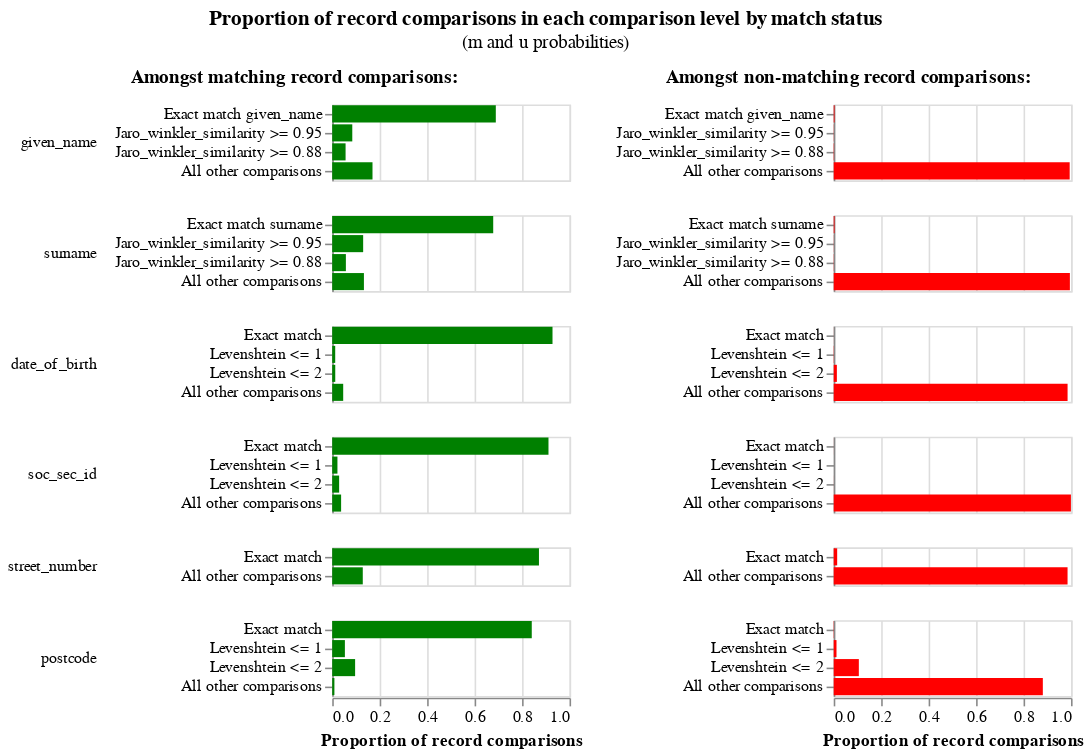

Notebook code cell kept with this figure:
### Markdown cell above
As well as the match weights, which give us an idea of the overall effect of each comparison level, we can also look at the individual `u` and `m` parameter estimates, which tells us about the prevalence of coincidences and mistakes (for further details/explanation about this see [this article](https://www.robinlinacre.com/maths_of_fellegi_sunter/)). We might want to revise aspects of our model based on the information we ascertain here.

Note however that some of these values are very small, which is why the match weight chart is often more useful for getting a decent picture of things.

### Code cell
# linker_simple.m_u_parameters_chart()
linker_detailed.m_u_parameters_chart()

### Figure 1 — Vega-Lite specification as saved in the notebook (floating-point values rounded to 4 significant figures)
{"$schema": "https://vega.github.io/schema/vega-lite/v4.json", "config": {"header": {"title": null}, "title": {"anchor": "middle", "offset": 10}, "view": {"height": 300, "width": 400}}, "data": {"values": [{"bayes_factor": 205.6, "bayes_factor_description": "If comparison level is `exact match given_name` then comparison is 205.61 times more likely to be a match", "comparison_name": "given_name", "comparison_sort_order": 0, "comparison_vector_value": 3, "has_tf_adjustments": true, "is_null_level": false, "label_for_charts": "Exact match given_name", "log2_bayes_factor": 7.684, "m_probability": 0.6894, "m_probability_description": "Amongst matching record comparisons, 68.94% of records are in the exact match given_name comparison level", "max_comparison_vector_value": 3, "probability_two_random_records_match": 0.0002383, "sql_condition": "\"given_name_l\" = \"given_name_r\"", "tf_adjustment_column": "given_name", "tf_adjustment_weight": 1, "u_probability": 0.003353, "u_probability_description": "Amongst non-matching record comparisons, 0.34% of records are in the exact match given_name comparison level"}, {"bayes_factor": 112.6, "bayes_factor_description": "If comparison level is `jaro_winkler_similarity >= 0.95` then comparison is 112.64 times more likely to be a match", "comparison_name": "given_name", "comparison_sort_order": 0, "comparison_vector_value": 2, "has_tf_adjustments": false, "is_null_level": false, "label_for_charts": "Jaro_winkler_similarity >= 0.95", "log2_bayes_factor": 6.816, "m_probability": 0.08457, "m_probability_description": "Amongst matching record comparisons, 8.46% of records are in the jaro_winkler_similarity >= 0.95 comparison level", "max_comparison_vector_value": 3, "probability_two_random_records_match": 0.0002383, "sql_condition": "jaro_winkler_similarity(\"given_name_l\", \"given_name_r\") >= 0.95", "tf_adjustment_column": null, "tf_adjustment_weight": 1, "u_probability": 0.0007508, "u_probability_description": "Amongst non-matching record comparisons, 0.08% of records are in the jaro_winkler_similarity >= 0.95 comparison level"}, {"bayes_factor": 37.45, "bayes_factor_description": "If comparison level is `jaro_winkler_similarity >= 0.88` then comparison is 37.45 times more likely to be a match", "comparison_name": "given_name", "comparison_sort_order": 0, "comparison_vector_value": 1, "has_tf_adjustments": false, "is_null_level": false, "label_for_charts": "Jaro_winkler_similarity >= 0.88", "log2_bayes_factor": 5.227, "m_probability": 0.05631, "m_probability_description": "Amongst matching record comparisons, 5.63% of records are in the jaro_winkler_similarity >= 0.88 comparison level", "max_comparison_vector_value": 3, "probability_two_random_records_match": 0.0002383, "sql_condition": "jaro_winkler_similarity(\"given_name_l\", \"given_name_r\") >= 0.88", "tf_adjustment_column": null, "tf_adjustment_weight": 1, "u_probability": 0.001504, "u_probability_description": "Amongst non-matching record comparisons, 0.15% of records are in the jaro_winkler_similarity >= 0.88 comparison level"}, {"bayes_factor": 0.1707, "bayes_factor_description": "If comparison level is `all other comparisons` then comparison is  5.86 times less likely to be a match", "comparison_name": "given_name", "comparison_sort_order": 0, "comparison_vector_value": 0, "has_tf_adjustments": false, "is_null_level": false, "label_for_charts": "All other comparisons", "log2_bayes_factor": -2.551, "m_probability": 0.1697, "m_probability_description": "Amongst matching record comparisons, 16.97% of records are in the all other comparisons comparison level", "max_comparison_vector_value": 3, "probability_two_random_records_match": 0.0002383, "sql_condition": "ELSE", "tf_adjustment_column": null, "tf_adjustment_weight": 1, "u_probability": 0.9944, "u_probability_description": "Amongst non-matching record comparisons, 99.44% of records are in the all other comparisons comparison level"}, {"bayes_factor": 199.3, "bayes_factor_description": "If comparison level is `exact match surname` then comparison is 199.29 times more likely to be a match", "comparison_name": "surname", "comparison_sort_order": 1, "comparison_vector_value": 3, "has_tf_adjustments": true, "is_null_level": false, "label_for_charts": "Exact match surname", "log2_bayes_factor": 7.639, "m_probability": 0.6785, "m_probability_description": "Amongst matching record comparisons, 67.85% of records are in the exact match surname comparison level", "max_comparison_vector_value": 3, "probability_two_random_records_match": 0.0002383, "sql_condition": "\"surname_l\" = \"surname_r\"", "tf_adjustment_column": "surname", "tf_adjustment_weight": 1, "u_probability": 0.003404, "u_probability_description": "Amongst non-matching record comparisons, 0.34% of records are in the exact match surname comparison level"}, {"bayes_factor": 241.9, "bayes_factor_description": "If comparison level is `jaro_winkler_similarity >= 0.95` then comparison is 241.92 times more likely to be a match", "comparison_name": "surname", "comparison_sort_order": 1, "comparison_vector_value": 2, "has_tf_adjustments": false, "is_null_level": false, "label_for_charts": "Jaro_winkler_similarity >= 0.95", "log2_bayes_factor": 7.918, "m_probability": 0.1304, "m_probability_description": "Amongst matching record comparisons, 13.04% of records are in the jaro_winkler_similarity >= 0.95 comparison level", "max_comparison_vector_value": 3, "probability_two_random_records_match": 0.0002383, "sql_condition": "jaro_winkler_similarity(\"surname_l\", \"surname_r\") >= 0.95", "tf_adjustment_column": null, "tf_adjustment_weight": 1, "u_probability": 0.000539, "u_probability_description": "Amongst non-matching record comparisons, 0.05% of records are in the jaro_winkler_similarity >= 0.95 comparison level"}, {"bayes_factor": 71.2, "bayes_factor_description": "If comparison level is `jaro_winkler_similarity >= 0.88` then comparison is 71.20 times more likely to be a match", "comparison_name": "surname", "comparison_sort_order": 1, "comparison_vector_value": 1, "has_tf_adjustments": false, "is_null_level": false, "label_for_charts": "Jaro_winkler_similarity >= 0.88", "log2_bayes_factor": 6.154, "m_probability": 0.05758, "m_probability_description": "Amongst matching record comparisons, 5.76% of records are in the jaro_winkler_similarity >= 0.88 comparison level", "max_comparison_vector_value": 3, "probability_two_random_records_match": 0.0002383, "sql_condition": "jaro_winkler_similarity(\"surname_l\", \"surname_r\") >= 0.88", "tf_adjustment_column": null, "tf_adjustment_weight": 1, "u_probability": 0.0008088, "u_probability_description": "Amongst non-matching record comparisons, 0.08% of records are in the jaro_winkler_similarity >= 0.88 comparison level"}, {"bayes_factor": 0.1342, "bayes_factor_description": "If comparison level is `all other comparisons` then comparison is  7.45 times less likely to be a match", "comparison_name": "surname", "comparison_sort_order": 1, "comparison_vector_value": 0, "has_tf_adjustments": false, "is_null_level": false, "label_for_charts": "All other comparisons", "log2_bayes_factor": -2.897, "m_probability": 0.1336, "m_probability_description": "Amongst matching record comparisons, 13.36% of records are in the all other comparisons comparison level", "max_comparison_vector_value": 3, "probability_two_random_records_match": 0.0002383, "sql_condition": "ELSE", "tf_adjustment_column": null, "tf_adjustment_weight": 1, "u_probability": 0.9952, "u_probability_description": "Amongst non-matching record comparisons, 99.52% of records are in the all other comparisons comparison level"}, {"bayes_factor": 4274.0, "bayes_factor_description": "If comparison level is `exact match` then comparison is 4,273.80 times more likely to be a match", "comparison_name": "date_of_birth", "comparison_sort_order": 2, "comparison_vector_value": 3, "has_tf_adjustments": false, "is_null_level": false, "label_for_charts": "Exact match", "log2_bayes_factor": 12.06, "m_probability": 0.9283, "m_probability_description": "Amongst matching record comparisons, 92.83% of records are in the exact match comparison level", "max_comparison_vector_value": 3, "probability_two_random_records_match": 0.0002383, "sql_condition": "\"date_of_birth_l\" = \"date_of_birth_r\"", "tf_adjustment_column": null, "tf_adjustment_weight": 1, "u_probability": 0.0002172, "u_probability_description": "Amongst non-matching record comparisons, 0.02% of records are in the exact match comparison level"}, {"bayes_factor": 12.95, "bayes_factor_description": "If comparison level is `levenshtein <= 1` then comparison is 12.95 times more likely to be a match", "comparison_name": "date_of_birth", "comparison_sort_order": 2, "comparison_vector_value": 2, "has_tf_adjustments": false, "is_null_level": false, "label_for_charts": "Levenshtein <= 1", "log2_bayes_factor": 3.695, "m_probability": 0.01261, "m_probability_description": "Amongst matching record comparisons, 1.26% of records are in the levenshtein <= 1 comparison level", "max_comparison_vector_value": 3, "probability_two_random_records_match": 0.0002383, "sql_condition": "levenshtein(\"date_of_birth_l\", \"date_of_birth_r\") <= 1", "tf_adjustment_column": null, "tf_adjustment_weight": 1, "u_probability": 0.000974, "u_probability_description": "Amongst non-matching record comparisons, 0.10% of records are in the levenshtein <= 1 comparison level"}, {"bayes_factor": 0.9639, "bayes_factor_description": "If comparison level is `levenshtein <= 2` then comparison is  1.04 times less likely to be a match", "comparison_name": "date_of_birth", "comparison_sort_order": 2, "comparison_vector_value": 1, "has_tf_adjustments": false, "is_null_level": false, "label_for_charts": "Levenshtein <= 2", "log2_bayes_factor": -0.05304, "m_probability": 0.0128, "m_probability_description": "Amongst matching record comparisons, 1.28% of records are in the levenshtein <= 2 comparison level", "max_comparison_vector_value": 3, "probability_two_random_records_match": 0.0002383, "sql_condition": "levenshtein(\"date_of_birth_l\", \"date_of_birth_r\") <= 2", "tf_adjustment_column": null, "tf_adjustment_weight": 1, "u_probability": 0.01328, "u_probability_description": "Amongst non-matching record comparisons, 1.33% of records are in the levenshtein <= 2 comparison level"}, {"bayes_factor": 0.04695, "bayes_factor_description": "If comparison level is `all other comparisons` then comparison is  21.30 times less likely to be a match", "comparison_name": "date_of_birth", "comparison_sort_order": 2, "comparison_vector_value": 0, "has_tf_adjustments": false, "is_null_level": false, "label_for_charts": "All other comparisons", "log2_bayes_factor": -4.413, "m_probability": 0.04627, "m_probability_description": "Amongst matching record comparisons, 4.63% of records are in the all other comparisons comparison level", "max_comparison_vector_value": 3, "probability_two_random_records_match": 0.0002383, "sql_condition": "ELSE", "tf_adjustment_column": null, "tf_adjustment_weight": 1, "u_probability": 0.9855, "u_probability_description": "Amongst non-matching record comparisons, 98.55% of records are in the all other comparisons comparison level"}, {"bayes_factor": 4994.0, "bayes_factor_description": "If comparison level is `exact match` then comparison is 4,994.44 times more likely to be a match", "comparison_name": "soc_sec_id", "comparison_sort_order": 3, "comparison_vector_value": 3, "has_tf_adjustments": false, "is_null_level": false, "label_for_charts": "Exact match", "log2_bayes_factor": 12.29, "m_probability": 0.9114, "m_probability_description": "Amongst matching record comparisons, 91.14% of records are in the exact match comparison level", "max_comparison_vector_value": 3, "probability_two_random_records_match": 0.0002383, "sql_condition": "\"soc_sec_id_l\" = \"soc_sec_id_r\"", "tf_adjustment_column": null, "tf_adjustment_weight": 1, "u_probability": 0.0001825, "u_probability_description": "Amongst non-matching record comparisons, 0.02% of records are in the exact match comparison level"}, {"bayes_factor": 1970.0, "bayes_factor_description": "If comparison level is `levenshtein <= 1` then comparison is 1,969.57 times more likely to be a match", "comparison_name": "soc_sec_id", "comparison_sort_order": 3, "comparison_vector_value": 2, "has_tf_adjustments": false, "is_null_level": false, "label_for_charts": "Levenshtein <= 1", "log2_bayes_factor": 10.94, "m_probability": 0.022, "m_probability_description": "Amongst matching record comparisons, 2.20% of records are in the levenshtein <= 1 comparison level", "max_comparison_vector_value": 3, "probability_two_random_records_match": 0.0002383, "sql_condition": "levenshtein(\"soc_sec_id_l\", \"soc_sec_id_r\") <= 1", "tf_adjustment_column": null, "tf_adjustment_weight": 1, "u_probability": 1.117e-05, "u_probability_description": "Amongst non-matching record comparisons, 0.00% of records are in the levenshtein <= 1 comparison level"}, {"bayes_factor": 138.1, "bayes_factor_description": "If comparison level is `levenshtein <= 2` then comparison is 138.13 times more likely to be a match", "comparison_name": "soc_sec_id", "comparison_sort_order": 3, "comparison_vector_value": 1, "has_tf_adjustments": false, "is_null_level": false, "label_for_charts": "Levenshtein <= 2", "log2_bayes_factor": 7.11, "m_probability": 0.02915, "m_probability_description": "Amongst matching record comparisons, 2.91% of records are in the levenshtein <= 2 comparison level", "max_comparison_vector_value": 3, "probability_two_random_records_match": 0.0002383, "sql_condition": "levenshtein(\"soc_sec_id_l\", \"soc_sec_id_r\") <= 2", "tf_adjustment_column": null, "tf_adjustment_weight": 1, "u_probability": 0.000211, "u_probability_description": "Amongst non-matching record comparisons, 0.02% of records are in the levenshtein <= 2 comparison level"}, {"bayes_factor": 0.03751, "bayes_factor_description": "If comparison level is `all other comparisons` then comparison is  26.66 times less likely to be a match", "comparison_name": "soc_sec_id", "comparison_sort_order": 3, "comparison_vector_value": 0, "has_tf_adjustments": false, "is_null_level": false, "label_for_charts": "All other comparisons", "log2_bayes_factor": -4.737, "m_probability": 0.03749, "m_probability_description": "Amongst matching record comparisons, 3.75% of records are in the all other comparisons comparison level", "max_comparison_vector_value": 3, "probability_two_random_records_match": 0.0002383, "sql_condition": "ELSE", "tf_adjustment_column": null, "tf_adjustment_weight": 1, "u_probability": 0.9996, "u_probability_description": "Amongst non-matching record comparisons, 99.96% of records are in the all other comparisons comparison level"}, {"bayes_factor": 59.78, "bayes_factor_description": "If comparison level is `exact match` then comparison is 59.78 times more likely to be a match", "comparison_name": "street_number", "comparison_sort_order": 4, "comparison_vector_value": 1, "has_tf_adjustments": true, "is_null_level": false, "label_for_charts": "Exact match", "log2_bayes_factor": 5.902, "m_probability": 0.8712, "m_probability_description": "Amongst matching record comparisons, 87.12% of records are in the exact match comparison level", "max_comparison_vector_value": 1, "probability_two_random_records_match": 0.0002383, "sql_condition": "\"street_number_l\" = \"street_number_r\"", "tf_adjustment_column": "street_number", "tf_adjustment_weight": 1, "u_probability": 0.01457, "u_probability_description": "Amongst non-matching record comparisons, 1.46% of records are in the exact match comparison level"}, {"bayes_factor": 0.1307, "bayes_factor_description": "If comparison level is `all other comparisons` then comparison is  7.65 times less likely to be a match", "comparison_name": "street_number", "comparison_sort_order": 4, "comparison_vector_value": 0, "has_tf_adjustments": false, "is_null_level": false, "label_for_charts": "All other comparisons", "log2_bayes_factor": -2.936, "m_probability": 0.1288, "m_probability_description": "Amongst matching record comparisons, 12.88% of records are in the all other comparisons comparison level", "max_comparison_vector_value": 1, "probability_two_random_records_match": 0.0002383, "sql_condition": "ELSE", "tf_adjustment_column": null, "tf_adjustment_weight": 1, "u_probability": 0.9854, "u_probability_description": "Amongst non-matching record comparisons, 98.54% of records are in the all other comparisons comparison level"}, {"bayes_factor": 740.6, "bayes_factor_description": "If comparison level is `exact match` then comparison is 740.58 times more likely to be a match", "comparison_name": "postcode", "comparison_sort_order": 5, "comparison_vector_value": 3, "has_tf_adjustments": true, "is_null_level": false, "label_for_charts": "Exact match", "log2_bayes_factor": 9.533, "m_probability": 0.8409, "m_probability_description": "Amongst matching record comparisons, 84.09% of records are in the exact match comparison level", "max_comparison_vector_value": 3, "probability_two_random_records_match": 0.0002383, "sql_condition": "\"postcode_l\" = \"postcode_r\"", "tf_adjustment_column": "postcode", "tf_adjustment_weight": 1, "u_probability": 0.001135, "u_probability_description": "Amongst non-matching record comparisons, 0.11% of records are in the exact match comparison level"}, {"bayes_factor": 4.559, "bayes_factor_description": "If comparison level is `levenshtein <= 1` then comparison is 4.56 times more likely to be a match", "comparison_name": "postcode", "comparison_sort_order": 5, "comparison_vector_value": 2, "has_tf_adjustments": false, "is_null_level": false, "label_for_charts": "Levenshtein <= 1", "log2_bayes_factor": 2.189, "m_probability": 0.05341, "m_probability_description": "Amongst matching record comparisons, 5.34% of records are in the levenshtein <= 1 comparison level", "max_comparison_vector_value": 3, "probability_two_random_records_match": 0.0002383, "sql_condition": "levenshtein(\"postcode_l\", \"postcode_r\") <= 1", "tf_adjustment_column": null, "tf_adjustment_weight": 1, "u_probability": 0.01172, "u_probability_description": "Amongst non-matching record comparisons, 1.17% of records are in the levenshtein <= 1 comparison level"}, {"bayes_factor": 0.9112, "bayes_factor_description": "If comparison level is `levenshtein <= 2` then comparison is  1.10 times less likely to be a match", "comparison_name": "postcode", "comparison_sort_order": 5, "comparison_vector_value": 1, "has_tf_adjustments": false, "is_null_level": false, "label_for_charts": "Levenshtein <= 2", "log2_bayes_factor": -0.1341, "m_probability": 0.09648, "m_probability_description": "Amongst matching record comparisons, 9.65% of records are in the levenshtein <= 2 comparison level", "max_comparison_vector_value": 3, "probability_two_random_records_match": 0.0002383, "sql_condition": "levenshtein(\"postcode_l\", \"postcode_r\") <= 2", "tf_adjustment_column": null, "tf_adjustment_weight": 1, "u_probability": 0.1059, "u_probability_description": "Amongst non-matching record comparisons, 10.59% of records are in the levenshtein <= 2 comparison level"}, {"bayes_factor": 0.01046, "bayes_factor_description": "If comparison level is `all other comparisons` then comparison is  95.62 times less likely to be a match", "comparison_name": "postcode", "comparison_sort_order": 5, "comparison_vector_value": 0, "has_tf_adjustments": false, "is_null_level": false, "label_for_charts": "All other comparisons", "log2_bayes_factor": -6.579, "m_probability": 0.009216, "m_probability_description": "Amongst matching record comparisons, 0.92% of records are in the all other comparisons comparison level", "max_comparison_vector_value": 3, "probability_two_random_records_match": 0.0002383, "sql_condition": "ELSE", "tf_adjustment_column": null, "tf_adjustment_weight": 1, "u_probability": 0.8813, "u_probability_description": "Amongst non-matching record comparisons, 88.13% of records are in the all other comparisons comparison level"}]}, "hconcat": [{"encoding": {"color": {"value": "green"}, "row": {"field": "comparison_name", "header": {"labelAlign": "left", "labelAnchor": "middle", "labelAngle": 0}, "sort": {"field": "comparison_sort_order"}, "type": "nominal"}, "tooltip": [{"field": "m_probability_description", "title": "m probability description", "type": "nominal"}, {"field": "comparison_name", "title": "Comparison column name", "type": "nominal"}, {"field": "label_for_charts", "title": "Label", "type": "ordinal"}, {"field": "sql_condition", "title": "SQL condition", "type": "nominal"}, {"field": "m_probability", "format": ".4p", "title": "m probability", "type": "quantitative"}, {"field": "u_probability", "format": ".4p", "title": "u probability", "type": "quantitative"}, {"field": "bayes_factor", "format": ",.4f", "title": "Bayes factor = m/u", "type": "quantitative"}, {"field": "log2_bayes_factor", "format": ",.4f", "title": "Match weight = log2(m/u)", "type": "quantitative"}], "x": {"axis": {"title": "Proportion of record comparisons"}, "field": "m_probability", "type": "quantitative"}, "y": {"axis": {"title": null}, "field": "label_for_charts", "sort": {"field": "comparison_vector_value", "order": "descending"}, "type": "nominal"}}, "height": {"step": 12}, "mark": "bar", "resolve": {"scale": {"y": "independent"}}, "title": {"fontSize": 12, "fontWeight": "bold", "text": "Amongst matching record comparisons:"}, "transform": [{"filter": "(datum.bayes_factor != 'no-op filter due to vega lite issue 4680')"}], "width": 150}, {"encoding": {"color": {"value": "red"}, "row": {"field": "comparison_name", "header": {"labels": false}, "sort": {"field": "comparison_sort_order"}, "type": "nominal"}, "tooltip": [{"field": "u_probability_description", "title": "u probability description", "type": "nominal"}, {"field": "comparison_name", "title": "Comparison column name", "type": "nominal"}, {"field": "label_for_charts", "title": "Label", "type": "ordinal"}, {"field": "sql_condition", "title": "SQL condition", "type": "nominal"}, {"field": "m_probability", "format": ".4p", "title": "m probability", "type": "quantitative"}, {"field": "u_probability", "format": ".4p", "title": "u probability", "type": "quantitative"}, {"field": "bayes_factor", "format": ",.4f", "title": "Bayes factor = m/u", "type": "quantitative"}, {"field": "log2_bayes_factor", "format": ",.4f", "title": "Match weight = log2(m/u)", "type": "quantitative"}], "x": {"axis": {"title": "Proportion of record comparisons"}, "field": "u_probability", "type": "quantitative"}, "y": {"axis": {"title": null}, "field": "label_for_charts", "sort": {"field": "comparison_vector_value", "order": "descending"}, "type": "nominal"}}, "height": {"step": 12}, "mark": "bar", "resolve": {"scale": {"y": "independent"}}, "title": {"fontSize": 12, "fontWeight": "bold", "text": "Amongst non-matching record comparisons:"}, "transform": [{"filter": "(datum.bayes_factor != 'no-op filter2 due to vega lite issue 4680')"}], "width": 150}], "title": {"subtitle": "(m and u probabilities)", "text": "Proportion of record comparisons in each comparison level by match status"}}
